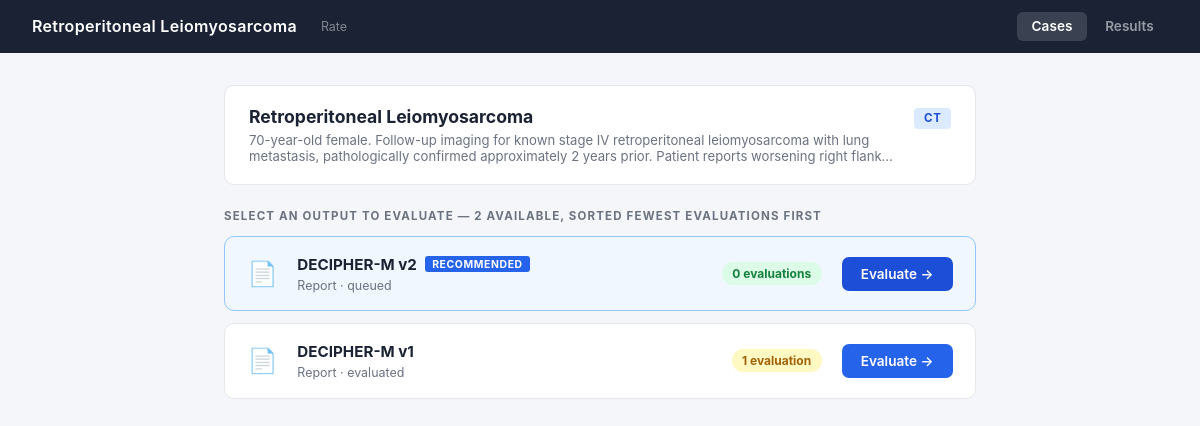
The page /cases/1/evaluate on the database its author committed.
### app/models.py (models this page shows)
class Case(Base):
    __tablename__ = "cases"
    id: Mapped[int] = mapped_column(Integer, primary_key=True, index=True)
    title: Mapped[str] = mapped_column(String(255), nullable=False)
    clinical_prompt: Mapped[str] = mapped_column(Text, nullable=False)
    modality: Mapped[str] = mapped_column(String(50), nullable=False)   # CT, MRI, X-ray, etc.
    image_path: Mapped[Optional[str]] = mapped_column(String(512), nullable=True)
    image_data: Mapped[Optional[bytes]] = mapped_column(LargeBinary, nullable=True)
    patient_age: Mapped[Optional[int]] = mapped_column(Integer, nullable=True)
    patient_sex: Mapped[Optional[str]] = mapped_column(String(10), nullable=True)  # M / F / Other
    created_at: Mapped[datetime] = mapped_column(DateTime, default=datetime.utcnow)
    outputs: Mapped[list["ModelOutput"]] = relationship(
        "ModelOutput", back_populates="case", order_by="ModelOutput.generated_at"
    )

class ModelOutput(Base):
    __tablename__ = "model_outputs"
    id: Mapped[int] = mapped_column(Integer, primary_key=True, index=True)
    case_id: Mapped[int] = mapped_column(Integer, ForeignKey("cases.id"), nullable=False)
    model_name: Mapped[str] = mapped_column(String(100), nullable=False)
    model_version: Mapped[Optional[str]] = mapped_column(String(50), nullable=True)  # e.g. "v1.2"
    output_text: Mapped[str] = mapped_column(Text, nullable=False)
    output_type: Mapped[str] = mapped_column(String(50), default="report")  # report | answer | annotation
    status: Mapped[str] = mapped_column(String(20), default="queued", nullable=False)
    generated_at: Mapped[datetime] = mapped_column(DateTime, default=datetime.utcnow)
    bounding_boxes: Mapped[Optional[str]] = mapped_column(Text, nullable=True)
    case: Mapped["Case"] = relationship("Case", back_populates="outputs")
    evaluations: Mapped[list["Evaluation"]] = relationship("Evaluation", back_populates="output")

### app/routes/cases.py (the view)
@router.get("/cases/{case_id}/evaluate")
def evaluate_select(request: Request, case_id: int, db: Session = Depends(get_db)):
    case = (
        db.query(Case)
        .options(joinedload(Case.outputs))
        .filter(Case.id == case_id)
        .first()
    )
    if not case:
        raise HTTPException(status_code=404, detail="Case not found")
    output_data = []
    for output in case.outputs:
        count = db.query(Evaluation).filter(Evaluation.output_id == output.id).count()
        output_data.append({"output": output, "eval_count": count})
    output_data.sort(key=lambda x: x["eval_count"])
    return templates.TemplateResponse("pick_output.html", {
        "request": request,
        "case": case,
        "output_data": output_data,
    })

### app/templates/pick_output.html (shortened to what this page needs)
<!DOCTYPE html>
<html lang="en">
<head>
</head>
<body>
<header>
  <h1>{{ case.title }}</h1>
  <span class="subtitle">Rate</span>
  <nav>
    <a href="/" class="active">Cases</a>
    <a href="/results">Results</a>
  </nav>
</header>
<div class="container">
  <div class="case-header">
    <div class="meta">
      <div class="case-title">{{ case.title }}</div>
      <div class="prompt-preview">{{ case.clinical_prompt }}</div>
    </div>
    {% set m = case.modality | lower %}
    {% if 'ct' in m %}<span class="badge badge-ct">CT</span>
    {% elif 'mri' in m or 'mr' == m %}<span class="badge badge-mri">MRI</span>
    {% elif 'x-ray' in m or 'xray' in m %}<span class="badge badge-xray">X-ray</span>
    {% elif 'ultra' in m or m == 'us' %}<span class="badge badge-us">US</span>
    {% else %}<span class="badge badge-other">{{ case.modality }}</span>{% endif %}
  </div>
  <p class="section-title">Select an output to evaluate — {{ output_data | length }} available, sorted fewest evaluations first</p>
  <div class="output-list">
    {% for item in output_data %}
    <div class="output-row {% if loop.first %}top-pick{% endif %}">
      <div class="row-icon">📄</div>
      <div class="row-body">
        <div class="row-name">
          {{ item.output.model_name }}{% if item.output.model_version %} {{ item.output.model_version }}{% endif %}
          {% if loop.first %}<span class="tag-recommended">Recommended</span>{% endif %}
        </div>
        <div class="row-sub">{{ item.output.output_type | capitalize }} · {{ item.output.status }}</div>
      </div>
      {% if item.eval_count == 0 %}
        <span class="eval-chip zero">0 evaluations</span>
      {% elif item.eval_count <= 2 %}
        <span class="eval-chip low">{{ item.eval_count }} evaluation{{ 's' if item.eval_count != 1 else '' }}</span>
      {% else %}
        <span class="eval-chip medium">{{ item.eval_count }} evaluations</span>
      {% endif %}
      <a href="/cases/{{ case.id }}/evaluate/{{ item.output.id }}" class="btn-pick">Evaluate →</a>
    </div>
    {% endfor %}
  </div>
</div>
</body>
</html>

### app/templates/pick_output.html (style rules this page uses)
*, *::before, *::after { box-sizing: border-box; margin: 0; padding: 0; }
body { font-family: -apple-system, BlinkMacSystemFont, "Segoe UI", Roboto, sans-serif; background: #f4f6f9; color: #1a2233; min-height: 100vh; }
header { background: #1a2233; color: #fff; padding: 0.75rem 2rem; display: flex; align-items: center; gap: 1.5rem; }
header h1 { font-size: 1rem; font-weight: 600; letter-spacing: 0.02em; }
header .subtitle { font-size: 0.78rem; opacity: 0.45; }
header nav { margin-left: auto; display: flex; gap: 0.25rem; }
header nav a { padding: 0.4rem 0.9rem; border-radius: 6px; font-size: 0.85rem; font-weight: 600; text-decoration: none; color: rgba(255,255,255,0.55); transition: background 0.1s, color 0.1s; }
header nav a.active { background: rgba(255,255,255,0.14); color: #fff; }
.container { max-width: 800px; margin: 2rem auto; padding: 0 1.5rem 4rem; }
.case-header { background: #fff; border: 1px solid #e5e7eb; border-radius: 10px; padding: 1.25rem 1.5rem; margin-bottom: 1.5rem; display: flex; align-items: flex-start; gap: 1rem; }
.case-header .meta { flex: 1; }
.case-header .case-title { font-size: 1.1rem; font-weight: 700; margin-bottom: 0.3rem; }
.case-header .prompt-preview { font-size: 0.82rem; color: #6b7280; display: -webkit-box; -webkit-line-clamp: 2; -webkit-box-orient: vertical; overflow: hidden; }
.badge { display: inline-flex; align-items: center; padding: 0.2rem 0.6rem; border-radius: 4px; font-size: 0.72rem; font-weight: 700; letter-spacing: 0.05em; text-transform: uppercase; white-space: nowrap; flex-shrink: 0; margin-top: 0.15rem; }
.badge-ct { background: #dbeafe; color: #1d4ed8; }
.section-title { font-size: 0.72rem; font-weight: 700; letter-spacing: 0.1em; text-transform: uppercase; color: #6b7280; margin-bottom: 0.85rem; }
.output-list { display: flex; flex-direction: column; gap: 0.75rem; }
.output-row { background: #fff; border: 1.5px solid #e5e7eb; border-radius: 10px; padding: 1.1rem 1.4rem; display: flex; align-items: center; gap: 1.25rem; transition: border-color 0.15s, box-shadow 0.15s; }
.output-row.top-pick { border-color: #93c5fd; background: #f0f7ff; }
.output-row .row-icon { font-size: 1.5rem; line-height: 1; flex-shrink: 0; }
.output-row .row-body { flex: 1; min-width: 0; }
.output-row .row-name { font-size: 0.95rem; font-weight: 700; margin-bottom: 0.25rem; display: flex; align-items: center; gap: 0.5rem; flex-wrap: wrap; }
.tag-recommended { font-size: 0.65rem; font-weight: 700; background: #2563eb; color: #fff; padding: 0.1rem 0.45rem; border-radius: 3px; letter-spacing: 0.06em; text-transform: uppercase; }
.output-row .row-sub { font-size: 0.78rem; color: #6b7280; }
.eval-chip { display: inline-flex; align-items: center; gap: 0.3rem; padding: 0.25rem 0.65rem; border-radius: 20px; font-size: 0.75rem; font-weight: 700; white-space: nowrap; flex-shrink: 0; }
.eval-chip.zero { background: #dcfce7; color: #15803d; }
.eval-chip.low { background: #fef9c3; color: #a16207; }
.btn-pick { display: inline-block; padding: 0.55rem 1.2rem; background: #2563eb; color: #fff; border-radius: 7px; font-size: 0.85rem; font-weight: 600; text-decoration: none; white-space: nowrap; flex-shrink: 0; transition: background 0.15s; }
.output-row.top-pick .btn-pick { background: #1d4ed8; }

### rows shown on the page
Case: title "Retroperitoneal Leiomyosarcoma", clinical_prompt "70-year-old female. Follow-up imaging for known stage IV retroperitoneal leiomyosarcoma with lung metastasis, pathologically confirmed approximately 2 years prior. Patient reports worsening right…"
ModelOutput: output.model_name "DECIPHER-M", output.model_version "v2", output.output_type "Report", output.status "queued"
ModelOutput: output.model_name "DECIPHER-M", output.model_version "v1", output.output_type "Report", output.status "evaluated"

### other values the page prints
{{ output_data | length }} "2"
{{ item.eval_count }} "1"
